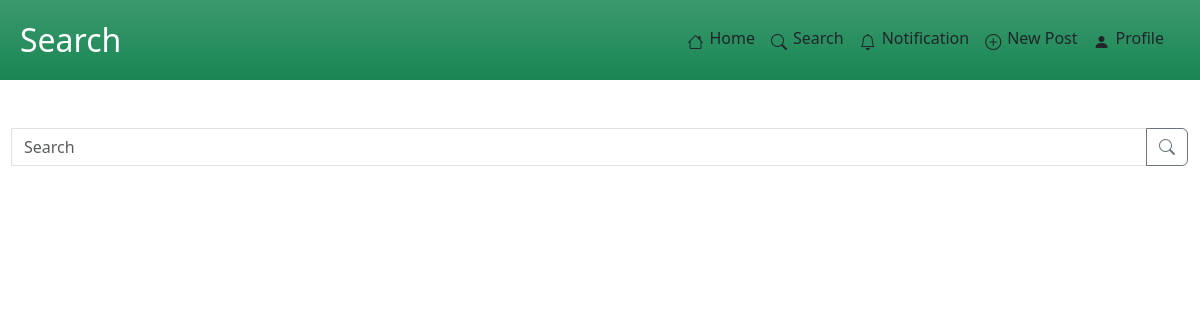
The app's page /website/search/search.php, older data.
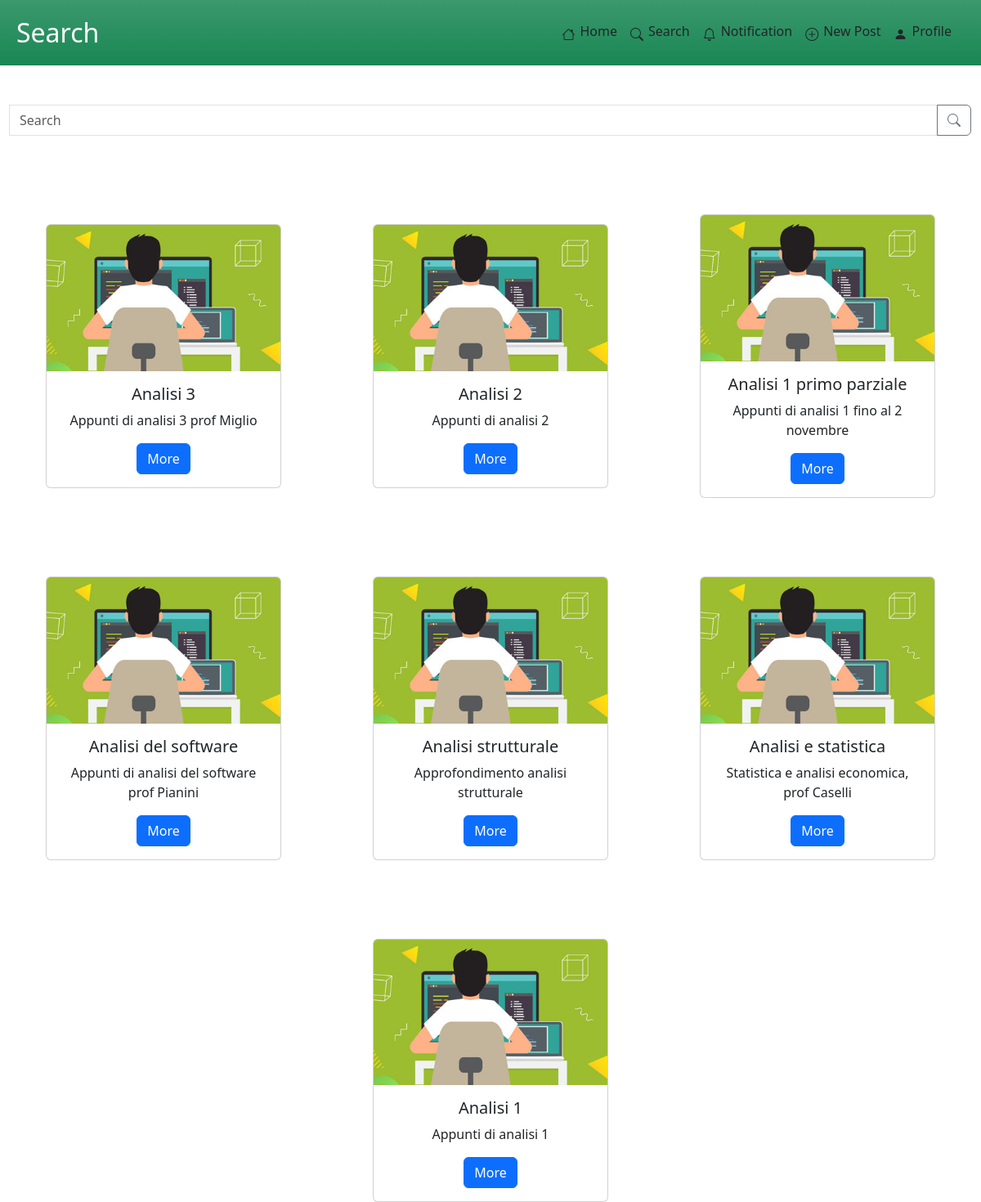
The same page, newer data.
### tables this page shows
CREATE TABLE `post` (
  `IdPost` int(11) NOT NULL,
  `Title` tinytext NOT NULL,
  `Description` text DEFAULT NULL,
  `NumberVote` int(11) NOT NULL,
  `NumberComment` int(11) NOT NULL,
  `IdUser` int(11) NOT NULL,
  `IdMedia` int(11) NOT NULL,
  `IdPreview` int(11) DEFAULT NULL
);

### website/includes/database.php (called while the page is built, shortened)
<?php
class DataBaseHelper
{
    private $db;
    public function __construct($hostname, $username, $password, $dbname, $port)
    {
        $this->db = new mysqli($hostname, $username, $password, $dbname, $port);
    }
    public function execQuery($query, $retType = MYSQLI_BOTH)
    {
        $stmt = $this->db->prepare($query);
        $stmt->execute();
        $res = $stmt->get_result();
        return $res == FALSE ? "" : $res->fetch_all($retType);
    }
};
$dbh = new DataBaseHelper("localhost", "root", "", "noteforall", 3307);

### website/search/search.php (the view, shortened to what this page needs)
<!DOCTYPE html>
<html lang="en">
<head>
    <link href="https://cdn.jsdelivr.net/npm/bootstrap@5.3.2/dist/css/bootstrap.min.css" rel="stylesheet" />
    <link rel="stylesheet" href="https://cdn.jsdelivr.net/npm/bootstrap-icons@1.11.2/font/bootstrap-icons.min.css">
</head>
<body>
    <?php
    include_once("../includes/navbar.php");
    require_once("../includes/database.php");
    $bar = new Navbar("../");
    $bar->drawNavbar("Search");
    ?>
    <div class="container-fluid">
        <div class="row mt-5">
            <form action="<?php echo ($_SERVER["PHP_SELF"]); ?>" method="POST">
                <div class="input-group">
                    <input type="text" id="searchText" name="searchText" class="form-control" placeholder="Search" aria-describedby="searchIcon" />
                    <button type="submit" class="btn btn-outline-secondary" id="searchButton" name="submit">
                        <i class="bi bi-search"></i>
                    </button>
                </div>
            </form>
        </div>
    </div>
    <?php
    if (!isset($_POST['submit'])) {
    ?>
        <div class="container-fluid justify-content-center align-items-center text-center">
            <?php
            $query = "SELECT * FROM post ORDER BY RAND() LIMIT 9;";
            $res = $dbh->execQuery($query);
            printPost($res);
            ?>
        </div>
    <?php
    }
    ?>
</body>
</html>
<?php
function printPost($res)
{
    $index = 0;
    foreach ($res as $post) {
        if ($index == 0) {
            echo "<div class=\"row mt-5 d-flex justify-content-center align-items-center text-center\">";
        }
?>
        <div class="col-md-4 col-12 mx-auto mt-5 d-flex justify-content-center">
            <div class="card" style="width: 18rem;">
                <img src="test.jpg" class="card-img-top" alt="Image">
                <div class="card-body">
                    <h5 class="card-title"><?php echo $post['Title']; ?></h5>
                    <p class="card-text"><?php echo $post['Description']; ?></p>
                    <button class="btn btn-primary">More</button>
                </div>
            </div>
        </div>
<?php
        if ($index == 2) {
            echo "</div>";
        }
        $index = ($index + 1) % 3;
    }
}
?>

### website/includes/navbar.php (shortened to what this page needs)
<link rel="stylesheet" href="https://cdn.jsdelivr.net/npm/bootstrap-icons@1.11.2/font/bootstrap-icons.min.css">
<?php
class Navbar {
    private $homePath;
    private $homePage = "index.php";
    private $searchPage = "search/search.php";
    private $notifPage = "notification/notification.php";
    private $newPostPage = "newPost/newPost.php";
    private $profilePage = "profile/profilePage.php";
    public function __construct($homePath)
    {
        $this->homePath = $homePath;
    }
    public function drawNavbar($pageName)
    {
    ?>
        <nav class="navbar sticky-top navbar-expand-md bg-success bg-gradient text-white">
            <div class="container-fluid">
                <a class="navbar-brand text-white fs-2 p-2" href="#"><?php echo ($pageName); ?></a>
                <div class="offcanvas offcanvas-end" tabindex="-1" id="navbarOffcanvasLg" aria-labelledby="navbarOffcanvasLgLabel">
                    <div class="offcanvas-body">
                        <ul class="navbar-nav justify-content-end flex-grow-1 pe-3">
                            <li class="nav-item p-2">
                                <a class="icon-link icon-link-hover link-dark link-underline-opacity-0 link-underline-opacity-75-hover" href="<?php echo(($this->homePath) . ($this->homePage)); ?>">
                                    <i class="bi bi-house"></i>
                                    Home
                                </a>
                            </li>
                            <li class="nav-item p-2">
                                <a class="icon-link icon-link-hover link-dark link-underline-opacity-0 link-underline-opacity-75-hover" href="<?php echo(($this->homePath) . ($this->searchPage)); ?>">
                                    <i class="bi bi-search"></i>
                                    Search
                                </a>
                            </li>
                            <li class="nav-item p-2">
                                <a class="icon-link icon-link-hover link-dark link-underline-opacity-0 link-underline-opacity-75-hover" href="<?php echo(($this->homePath) . ($this->notifPage)); ?>">
                                    <i class="bi bi-bell"></i>
                                    Notification
                                </a>
                            </li>
                            <li class="nav-item p-2">
                                <a class="icon-link icon-link-hover link-dark link-underline-opacity-0 link-underline-opacity-75-hover" href="<?php echo(($this->homePath) . ($this->newPostPage)); ?>">
                                    <i class="bi bi-plus-circle"></i>
                                    New Post
                                </a>
                            </li>
                            <li class="nav-item p-2">
                                <a class="icon-link icon-link-hover link-dark link-underline-opacity-0 link-underline-opacity-75-hover" href="<?php echo(($this->homePath) . ($this->profilePage)); ?>">
                                    <i class="bi bi-person-fill"></i>
                                    Profile
                                </a>
                            </li>
                        </ul>
                    </div>
                </div>
            </div>
        </nav>
    <?php
    }
};
?>

Row changes from the older to the newer data that the page shows:
added post: Title "Analisi 3", Description "Appunti di analisi 3 prof Miglio"
added post: Title "Analisi 2", Description "Appunti di analisi 2"
added post: Title "Analisi 1 primo parziale", Description "Appunti di analisi 1 fino al 2 novembre"
added post: Title "Analisi del software", Description "Appunti di analisi del software prof Pianini"
added post: Title "Analisi strutturale", Description "Approfondimento analisi strutturale"
added post: Title "Analisi e statistica", Description "Statistica e analisi economica, prof Caselli"
added post: Title "Analisi 1", Description "Appunti di analisi 1"
